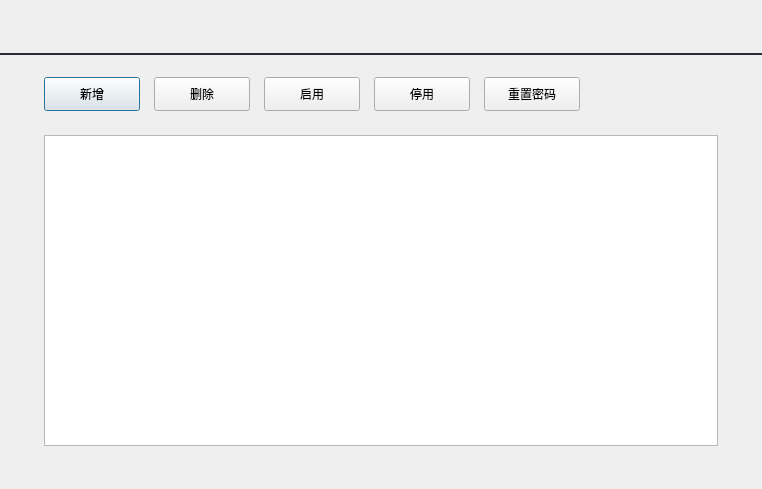
<?xml version="1.0" encoding="UTF-8"?>
<ui version="4.0">
 <class>UserManagerDialog</class>
 <widget class="QDialog" name="UserManagerDialog">
  <property name="geometry">
   <rect>
    <x>0</x>
    <y>0</y>
    <width>762</width>
    <height>489</height>
   </rect>
  </property>
  <property name="minimumSize">
   <size>
    <width>0</width>
    <height>489</height>
   </size>
  </property>
  <property name="maximumSize">
   <size>
    <width>16777215</width>
    <height>489</height>
   </size>
  </property>
  <property name="windowTitle">
   <string>Dialog</string>
  </property>
  <property name="styleSheet">
   <string notr="true"/>
  </property>
  <layout class="QVBoxLayout" name="verticalLayout_2">
   <property name="spacing">
    <number>0</number>
   </property>
   <property name="leftMargin">
    <number>0</number>
   </property>
   <property name="topMargin">
    <number>0</number>
   </property>
   <property name="rightMargin">
    <number>0</number>
   </property>
   <property name="bottomMargin">
    <number>0</number>
   </property>
   <item>
    <widget class="TitleBar" name="widget" native="true">
     <property name="minimumSize">
      <size>
       <width>0</width>
       <height>55</height>
      </size>
     </property>
     <property name="maximumSize">
      <size>
       <width>16777215</width>
       <height>55</height>
      </size>
     </property>
     <property name="styleSheet">
      <string notr="true">border-bottom:2px solid #282C36;</string>
     </property>
    </widget>
   </item>
   <item>
    <widget class="QWidget" name="widget_2" native="true">
     <layout class="QVBoxLayout" name="verticalLayout">
      <property name="spacing">
       <number>24</number>
      </property>
      <property name="leftMargin">
       <number>44</number>
      </property>
      <property name="topMargin">
       <number>22</number>
      </property>
      <property name="rightMargin">
       <number>44</number>
      </property>
      <property name="bottomMargin">
       <number>43</number>
      </property>
      <item>
       <layout class="QHBoxLayout" name="horizontalLayout">
        <property name="spacing">
         <number>14</number>
        </property>
        <item>
         <widget class="QPushButton" name="pushButton_add">
          <property name="minimumSize">
           <size>
            <width>96</width>
            <height>34</height>
           </size>
          </property>
          <property name="maximumSize">
           <size>
            <width>96</width>
            <height>34</height>
           </size>
          </property>
          <property name="text">
           <string>新增</string>
          </property>
          <property name="class" stdset="0">
           <string>BlueButton</string>
          </property>
          <property name="TextSize" stdset="0">
           <string>18</string>
          </property>
         </widget>
        </item>
        <item>
         <widget class="QPushButton" name="pushButton_del">
          <property name="minimumSize">
           <size>
            <width>96</width>
            <height>34</height>
           </size>
          </property>
          <property name="text">
           <string>删除</string>
          </property>
          <property name="class" stdset="0">
           <string>BlackButton</string>
          </property>
          <property name="TextSize" stdset="0">
           <string>18</string>
          </property>
         </widget>
        </item>
        <item>
         <widget class="QPushButton" name="pushButton_enable">
          <property name="minimumSize">
           <size>
            <width>96</width>
            <height>34</height>
           </size>
          </property>
          <property name="text">
           <string>启用</string>
          </property>
          <property name="class" stdset="0">
           <string>BlackButton</string>
          </property>
          <property name="TextSize" stdset="0">
           <string>18</string>
          </property>
         </widget>
        </item>
        <item>
         <widget class="QPushButton" name="pushButton_disable">
          <property name="minimumSize">
           <size>
            <width>96</width>
            <height>34</height>
           </size>
          </property>
          <property name="text">
           <string>停用</string>
          </property>
          <property name="class" stdset="0">
           <string>BlackButton</string>
          </property>
          <property name="TextSize" stdset="0">
           <string>18</string>
          </property>
         </widget>
        </item>
        <item>
         <widget class="QPushButton" name="pushButton_resetPassword">
          <property name="minimumSize">
           <size>
            <width>96</width>
            <height>34</height>
           </size>
          </property>
          <property name="text">
           <string>重置密码</string>
          </property>
          <property name="class" stdset="0">
           <string>BlackButton</string>
          </property>
          <property name="TextSize" stdset="0">
           <string>18</string>
          </property>
         </widget>
        </item>
        <item>
         <spacer name="horizontalSpacer_2">
          <property name="orientation">
           <enum>Qt::Horizontal</enum>
          </property>
          <property name="sizeHint" stdset="0">
           <size>
            <width>40</width>
            <height>20</height>
           </size>
          </property>
         </spacer>
        </item>
       </layout>
      </item>
      <item>
       <widget class="QTableWidget" name="tableWidget">
        <attribute name="verticalHeaderVisible">
         <bool>false</bool>
        </attribute>
       </widget>
      </item>
     </layout>
    </widget>
   </item>
  </layout>
 </widget>
 <customwidgets>
  <customwidget>
   <class>TitleBar</class>
   <extends>QWidget</extends>
   <header>titlebar.h</header>
   <container>1</container>
  </customwidget>
 </customwidgets>
 <resources/>
 <connections/>
</ui>
